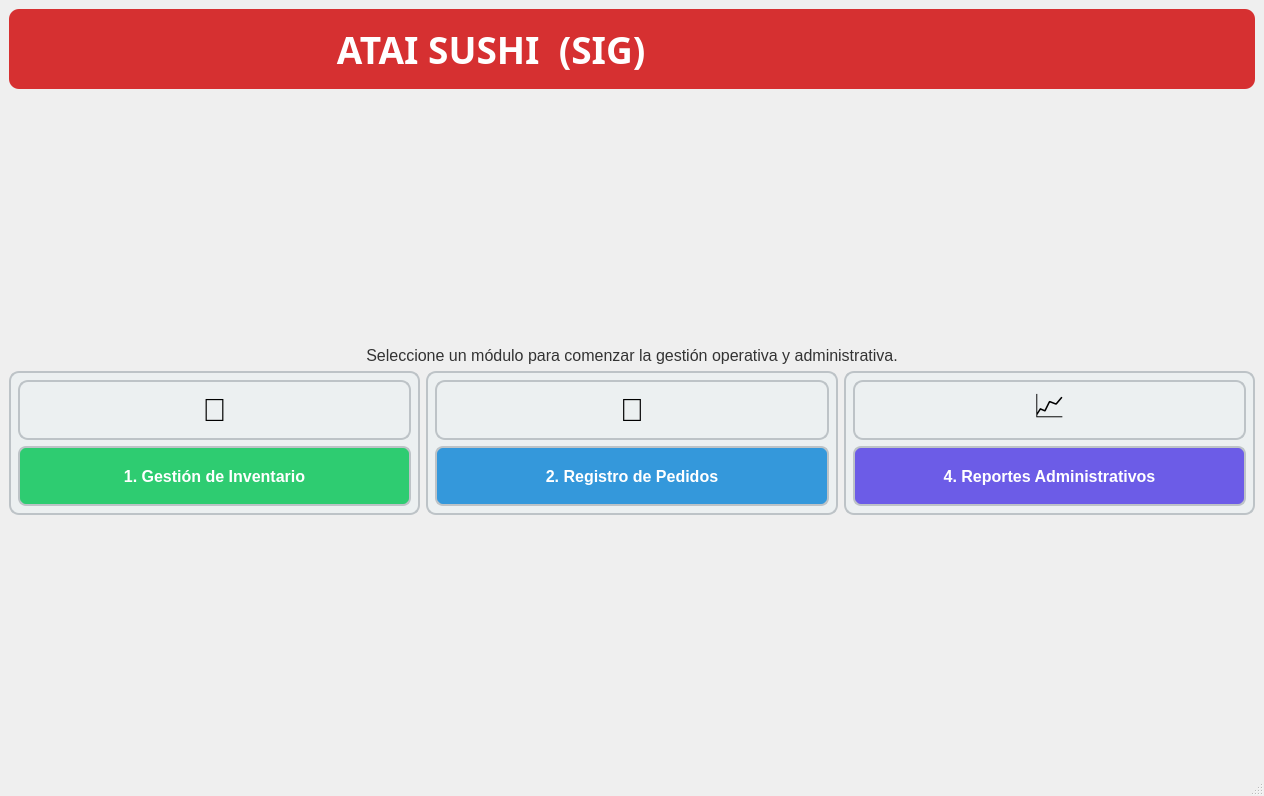
<?xml version="1.0" encoding="UTF-8"?>
<ui version="4.0">
 <class>MainWindow</class>
 <widget class="QMainWindow" name="MainWindow">
  <property name="geometry">
   <rect>
    <x>0</x>
    <y>0</y>
    <width>1264</width>
    <height>796</height>
   </rect>
  </property>
  <property name="windowTitle">
   <string>Menú Principal - SIG Atai Sushi</string>
  </property>
  <widget class="QWidget" name="centralwidget">
   <layout class="QGridLayout" name="gridLayout_2">
    <item row="3" column="0">
     <widget class="QWidget" name="widget_card_inventario" native="true">
      <property name="styleSheet">
       <string notr="true">background-color: #ecf0f1; border: 2px solid #bdc3c7; border-radius: 10px;</string>
      </property>
      <layout class="QVBoxLayout" name="verticalLayout_2">
       <item>
        <widget class="QLabel" name="label_icon_inventario">
         <property name="font">
          <font>
           <pointsize>24</pointsize>
          </font>
         </property>
         <property name="text">
          <string>🍣</string>
         </property>
         <property name="alignment">
          <set>Qt::AlignCenter</set>
         </property>
        </widget>
       </item>
       <item>
        <widget class="QPushButton" name="boton_inventario">
         <property name="minimumSize">
          <size>
           <width>0</width>
           <height>60</height>
          </size>
         </property>
         <property name="font">
          <font>
           <pointsize>12</pointsize>
           <weight>75</weight>
           <bold>true</bold>
          </font>
         </property>
         <property name="styleSheet">
          <string notr="true">background-color: #2ecc71; color: white; border-radius: 8px;</string>
         </property>
         <property name="text">
          <string>1. Gestión de Inventario</string>
         </property>
        </widget>
       </item>
      </layout>
     </widget>
    </item>
    <item row="1" column="0" colspan="3">
     <spacer name="verticalSpacer">
      <property name="orientation">
       <enum>Qt::Vertical</enum>
      </property>
      <property name="sizeHint" stdset="0">
       <size>
        <width>20</width>
        <height>20</height>
       </size>
      </property>
     </spacer>
    </item>
    <item row="4" column="0" colspan="3">
     <spacer name="verticalSpacer_3">
      <property name="orientation">
       <enum>Qt::Vertical</enum>
      </property>
      <property name="sizeHint" stdset="0">
       <size>
        <width>20</width>
        <height>40</height>
       </size>
      </property>
     </spacer>
    </item>
    <item row="0" column="0" colspan="3">
     <widget class="QLabel" name="label_header">
      <property name="minimumSize">
       <size>
        <width>0</width>
        <height>80</height>
       </size>
      </property>
      <property name="font">
       <font>
        <family>Segoe UI Black</family>
        <pointsize>28</pointsize>
        <weight>75</weight>
        <bold>true</bold>
       </font>
      </property>
      <property name="styleSheet">
       <string notr="true">background-color: #d63031; color: white; border-radius: 10px; padding-left: 20px;</string>
      </property>
      <property name="text">
       <string>                               ATAI SUSHI  (SIG)</string>
      </property>
     </widget>
    </item>
    <item row="3" column="2">
     <widget class="QWidget" name="widget_card_reportes" native="true">
      <property name="styleSheet">
       <string notr="true">background-color: #ecf0f1; border: 2px solid #bdc3c7; border-radius: 10px;</string>
      </property>
      <layout class="QVBoxLayout" name="verticalLayout_4">
       <item>
        <widget class="QLabel" name="label_icon_reportes">
         <property name="font">
          <font>
           <pointsize>24</pointsize>
          </font>
         </property>
         <property name="text">
          <string>📈</string>
         </property>
         <property name="alignment">
          <set>Qt::AlignCenter</set>
         </property>
        </widget>
       </item>
       <item>
        <widget class="QPushButton" name="boton_reportes">
         <property name="minimumSize">
          <size>
           <width>0</width>
           <height>60</height>
          </size>
         </property>
         <property name="font">
          <font>
           <pointsize>12</pointsize>
           <weight>75</weight>
           <bold>true</bold>
          </font>
         </property>
         <property name="styleSheet">
          <string notr="true">background-color: #6c5ce7; color: white; border-radius: 8px;</string>
         </property>
         <property name="text">
          <string>4. Reportes Administrativos</string>
         </property>
        </widget>
       </item>
      </layout>
     </widget>
    </item>
    <item row="2" column="0" colspan="3">
     <widget class="QLabel" name="label_instruccion">
      <property name="font">
       <font>
        <pointsize>12</pointsize>
       </font>
      </property>
      <property name="styleSheet">
       <string notr="true">color: #333333;</string>
      </property>
      <property name="text">
       <string>Seleccione un módulo para comenzar la gestión operativa y administrativa.</string>
      </property>
      <property name="alignment">
       <set>Qt::AlignCenter</set>
      </property>
     </widget>
    </item>
    <item row="3" column="1">
     <widget class="QWidget" name="widget_card_pedidos" native="true">
      <property name="styleSheet">
       <string notr="true">background-color: #ecf0f1; border: 2px solid #bdc3c7; border-radius: 10px;</string>
      </property>
      <layout class="QVBoxLayout" name="verticalLayout_5">
       <item>
        <widget class="QLabel" name="label_icon_pedidos">
         <property name="font">
          <font>
           <pointsize>24</pointsize>
          </font>
         </property>
         <property name="text">
          <string>🛒</string>
         </property>
         <property name="alignment">
          <set>Qt::AlignCenter</set>
         </property>
        </widget>
       </item>
       <item>
        <widget class="QPushButton" name="boton_pedidos">
         <property name="minimumSize">
          <size>
           <width>0</width>
           <height>60</height>
          </size>
         </property>
         <property name="font">
          <font>
           <pointsize>12</pointsize>
           <weight>75</weight>
           <bold>true</bold>
          </font>
         </property>
         <property name="styleSheet">
          <string notr="true">background-color: #3498db; color: white; border-radius: 8px;</string>
         </property>
         <property name="text">
          <string>2. Registro de Pedidos</string>
         </property>
        </widget>
       </item>
      </layout>
     </widget>
    </item>
   </layout>
  </widget>
  <widget class="QStatusBar" name="statusbar"/>
 </widget>
 <resources/>
 <connections/>
</ui>
